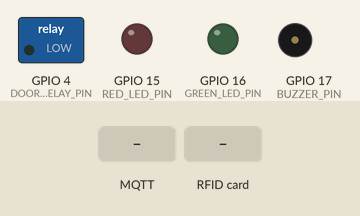
A sketch run on a simulated ESP32. On the bench: switched loads named in the sketch (green lamp = pin HIGH), output pins drawn as LEDs (lit = HIGH), buzzer (waves = sounding, pin HIGH). Dashed ring = blinking. The test bench sets the inputs (shaded band). WiFi joins after 1.5 s; servers stay silent unless stated; no MQTT or app messages arrive unless stated; what the sketch prints to the serial monitor is not drawn.

Above: at 2.9 s.
3.0 s: MQTT message "deny" arrives on the first subscribed topic
At 3.12 s:
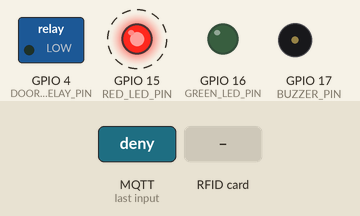
6.0 s: RFID card 5E 7A 19 C4 held to the reader
At 7.3 s:
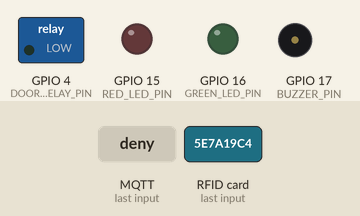
7.6 s: MQTT message "unlock" arrives on the first subscribed topic
At 8.8 s:
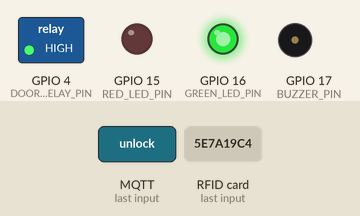
9.1 s: RFID card 5E 7A 19 C4 held to the reader
At 10.1 s:
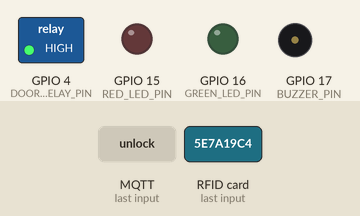
10.7 s: MQTT message "deny" arrives on the first subscribed topic
At 10.8 s:
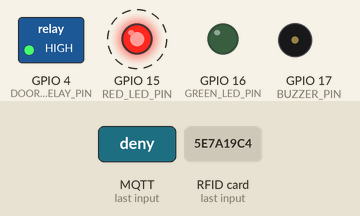
Timing chart, 0 to 14.1 s (numbered marks = the images above; inputs shaded):
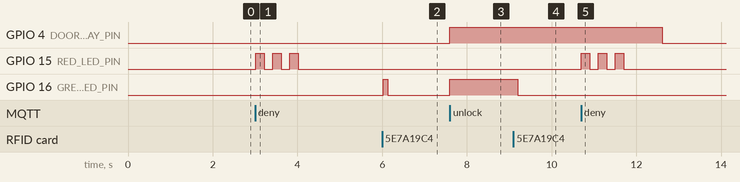

Measured:
- after the input at 3.0 s, GPIO 15 (RED_LED_PIN): alternates HIGH for 0.20 s and LOW for 0.20 s, 6 changes in all, then stays LOW, starting at once
- after the input at 6.0 s, GPIO 16 (GREEN_LED_PIN): LOW → HIGH at once, → LOW 0.10 s later
- after the input at 7.6 s, GPIO 4 (DOOR_RELAY_PIN), GPIO 16 (GREEN_LED_PIN): LOW → HIGH at once
- after the input at 9.1 s, GPIO 16 (GREEN_LED_PIN): HIGH → LOW after 0.10 s
- after the input at 10.7 s, GPIO 15 (RED_LED_PIN): alternates HIGH for 0.20 s and LOW for 0.20 s, 6 changes in all, then stays LOW, starting at once

The sketch:

door_security.ino
```cpp
/*
 * ═══════════════════════════════════════════════════════════
 *  Home Security — Door RFID Controller (ESP32-B)
 *  RFID-RC522 reader + door lock relay via MQTT
 * ═══════════════════════════════════════════════════════════
 */

#include <WiFi.h>
#include <PubSubClient.h>
#include <SPI.h>
#include <MFRC522.h>
#include <ArduinoJson.h>

// ─── Configuration ─────────────────────────────────────────
// CHANGE THESE to match your network
const char* WIFI_SSID     = "YOUR_WIFI_SSID";
const char* WIFI_PASSWORD = "YOUR_WIFI_PASSWORD";

// CHANGE THIS to your laptop's local IP address
const char* MQTT_SERVER   = "10.121.93.209";
const int   MQTT_PORT     = 1883;
const char* MQTT_CLIENT   = "esp32-door";

// Door ID
const String DOOR_ID = "1";

// Pin assignments
const int DOOR_RELAY_PIN = 4;    // Door lock relay (active HIGH)
const int RED_LED_PIN    = 15;   // Access denied LED
const int GREEN_LED_PIN  = 16;   // Access granted LED
const int BUZZER_PIN     = 17;   // Optional buzzer

// RFID-RC522 pins (SPI)
const int SS_PIN   = 5;   // SDA/SS
const int RST_PIN  = 21;  // RST
// SCK  = 18 (default SPI)
// MOSI = 23 (default SPI)
// MISO = 19 (default SPI)

// Timing
const unsigned long UNLOCK_DURATION  = 5000;   // Door stays unlocked for 5 sec
const unsigned long HEARTBEAT_INTERVAL = 30000;
const unsigned long SCAN_COOLDOWN    = 2000;   // Min time between scans

// ─── Objects ───────────────────────────────────────────────
WiFiClient espClient;
PubSubClient mqtt(espClient);
MFRC522 rfid(SS_PIN, RST_PIN);

bool doorLocked = true;
unsigned long unlockTime = 0;
unsigned long lastHeartbeat = 0;
unsigned long lastScan = 0;

// MQTT topics
String cmdTopic;
String statusTopic;
String rfidTopic;

// ─── WiFi Setup ────────────────────────────────────────────
void setupWiFi() {
  Serial.print("[WiFi] Connecting to ");
  Serial.println(WIFI_SSID);

  WiFi.mode(WIFI_STA);
  WiFi.begin(WIFI_SSID, WIFI_PASSWORD);

  int attempts = 0;
  while (WiFi.status() != WL_CONNECTED && attempts < 40) {
    delay(500);
    Serial.print(".");
    attempts++;
  }

  if (WiFi.status() == WL_CONNECTED) {
    Serial.println("\n[WiFi] Connected! IP: " + WiFi.localIP().toString());
  } else {
    Serial.println("\n[WiFi] Failed. Restarting...");
    ESP.restart();
  }
}

// ─── MQTT Callback ─────────────────────────────────────────
void mqttCallback(char* topic, byte* payload, unsigned int length) {
  String message = "";
  for (unsigned int i = 0; i < length; i++) {
    message += (char)payload[i];
  }

  Serial.printf("[MQTT] %s -> %s\n", topic, message.c_str());

  String topicStr = String(topic);

  if (topicStr == cmdTopic) {
    if (message == "unlock") {
      unlockDoor();
    } else if (message == "lock") {
      lockDoor();
    } else if (message == "toggle_lock") {
      if (doorLocked) unlockDoor();
      else lockDoor();
    } else if (message == "deny") {
      accessDenied();
    }
  }
}

// ─── Door Control ──────────────────────────────────────────
void unlockDoor() {
  Serial.println("[Door] UNLOCKED");
  doorLocked = false;
  unlockTime = millis();
  digitalWrite(DOOR_RELAY_PIN, HIGH);
  digitalWrite(GREEN_LED_PIN, HIGH);
  digitalWrite(RED_LED_PIN, LOW);
  mqtt.publish(statusTopic.c_str(), "unlocked", true);
}

void lockDoor() {
  Serial.println("[Door] LOCKED");
  doorLocked = true;
  unlockTime = 0;
  digitalWrite(DOOR_RELAY_PIN, LOW);
  digitalWrite(GREEN_LED_PIN, LOW);
  digitalWrite(RED_LED_PIN, LOW);
  mqtt.publish(statusTopic.c_str(), "locked", true);
}

void accessDenied() {
  Serial.println("[Door] ACCESS DENIED");
  // Flash red LED 3 times
  for (int i = 0; i < 3; i++) {
    digitalWrite(RED_LED_PIN, HIGH);
    delay(200);
    digitalWrite(RED_LED_PIN, LOW);
    delay(200);
  }
  mqtt.publish(statusTopic.c_str(), "denied", true);
}

// ─── RFID Scanning ─────────────────────────────────────────
String getCardUID() {
  String uid = "";
  for (byte i = 0; i < rfid.uid.size; i++) {
    if (i > 0) uid += ":";
    if (rfid.uid.uidByte[i] < 0x10) uid += "0";
    uid += String(rfid.uid.uidByte[i], HEX);
  }
  uid.toUpperCase();
  return uid;
}

void handleRfidScan() {
  // Check for new card
  if (!rfid.PICC_IsNewCardPresent() || !rfid.PICC_ReadCardSerial()) {
    return;
  }

  // Cooldown check
  if (millis() - lastScan < SCAN_COOLDOWN) {
    rfid.PICC_HaltA();
    rfid.PCD_StopCrypto1();
    return;
  }
  lastScan = millis();

  String uid = getCardUID();
  Serial.printf("[RFID] Card scanned: %s\n", uid.c_str());

  // Build JSON payload
  JsonDocument doc;
  doc["uid"] = uid;
  doc["timestamp"] = millis();

  String payload;
  serializeJson(doc, payload);

  // Publish RFID event to server (server decides grant/deny)
  mqtt.publish(rfidTopic.c_str(), payload.c_str());

  // Brief LED flash to acknowledge scan
  digitalWrite(GREEN_LED_PIN, HIGH);
  delay(100);
  digitalWrite(GREEN_LED_PIN, LOW);

  rfid.PICC_HaltA();
  rfid.PCD_StopCrypto1();
}

// ─── MQTT Connect ──────────────────────────────────────────
void connectMQTT() {
  while (!mqtt.connected()) {
    Serial.print("[MQTT] Connecting...");

    // LWT: broker publishes "false" if ESP32 disconnects unexpectedly
    if (mqtt.connect(MQTT_CLIENT, NULL, NULL,
                     "home/esp32/door/online", 1, true, "false")) {
      Serial.println(" connected!");

      // Publish online status
      mqtt.publish("home/esp32/door/online", "true", true);

      mqtt.subscribe(cmdTopic.c_str());
      Serial.printf("[MQTT] Subscribed: %s\n", cmdTopic.c_str());

      // Publish initial status
      String status = doorLocked ? "locked" : "unlocked";
      mqtt.publish(statusTopic.c_str(), status.c_str(), true);
    } else {
      Serial.printf(" failed (rc=%d). Retrying in 5s...\n", mqtt.state());
      delay(5000);
    }
  }
}

// ─── Setup ─────────────────────────────────────────────────
void setup() {
  Serial.begin(115200);
  Serial.println();
  Serial.println("╔══════════════════════════════════════╗");
  Serial.println("║  Home Security — Door RFID (B)       ║");
  Serial.println("╚══════════════════════════════════════╝");

  // Build topic strings
  cmdTopic    = "home/door/" + DOOR_ID + "/command";
  statusTopic = "home/door/" + DOOR_ID + "/status";
  rfidTopic   = "home/door/" + DOOR_ID + "/rfid";

  // Initialize pins
  pinMode(DOOR_RELAY_PIN, OUTPUT);
  pinMode(RED_LED_PIN, OUTPUT);
  pinMode(GREEN_LED_PIN, OUTPUT);
  pinMode(BUZZER_PIN, OUTPUT);
  digitalWrite(DOOR_RELAY_PIN, LOW);  // Locked
  digitalWrite(RED_LED_PIN, LOW);
  digitalWrite(GREEN_LED_PIN, LOW);

  // Initialize SPI and RFID
  SPI.begin();
  rfid.PCD_Init();
  delay(100);
  Serial.print("[RFID] Reader: ");
  rfid.PCD_DumpVersionToSerial();

  // Connect
  setupWiFi();
  mqtt.setServer(MQTT_SERVER, MQTT_PORT);
  mqtt.setCallback(mqttCallback);
  mqtt.setBufferSize(512);
  connectMQTT();
}

// ─── Loop ──────────────────────────────────────────────────
void loop() {
  if (WiFi.status() != WL_CONNECTED) setupWiFi();
  if (!mqtt.connected()) connectMQTT();
  mqtt.loop();

  // Scan for RFID cards
  handleRfidScan();

  // Auto-lock after unlock duration
  if (!doorLocked && unlockTime > 0 && (millis() - unlockTime > UNLOCK_DURATION)) {
    Serial.println("[Door] Auto-locking...");
    lockDoor();
  }

  // Heartbeat
  if (millis() - lastHeartbeat > HEARTBEAT_INTERVAL) {
    lastHeartbeat = millis();
    String status = doorLocked ? "locked" : "unlocked";
    mqtt.publish(statusTopic.c_str(), status.c_str(), true);
    Serial.println("[Heartbeat] Status published");
  }
}
```
